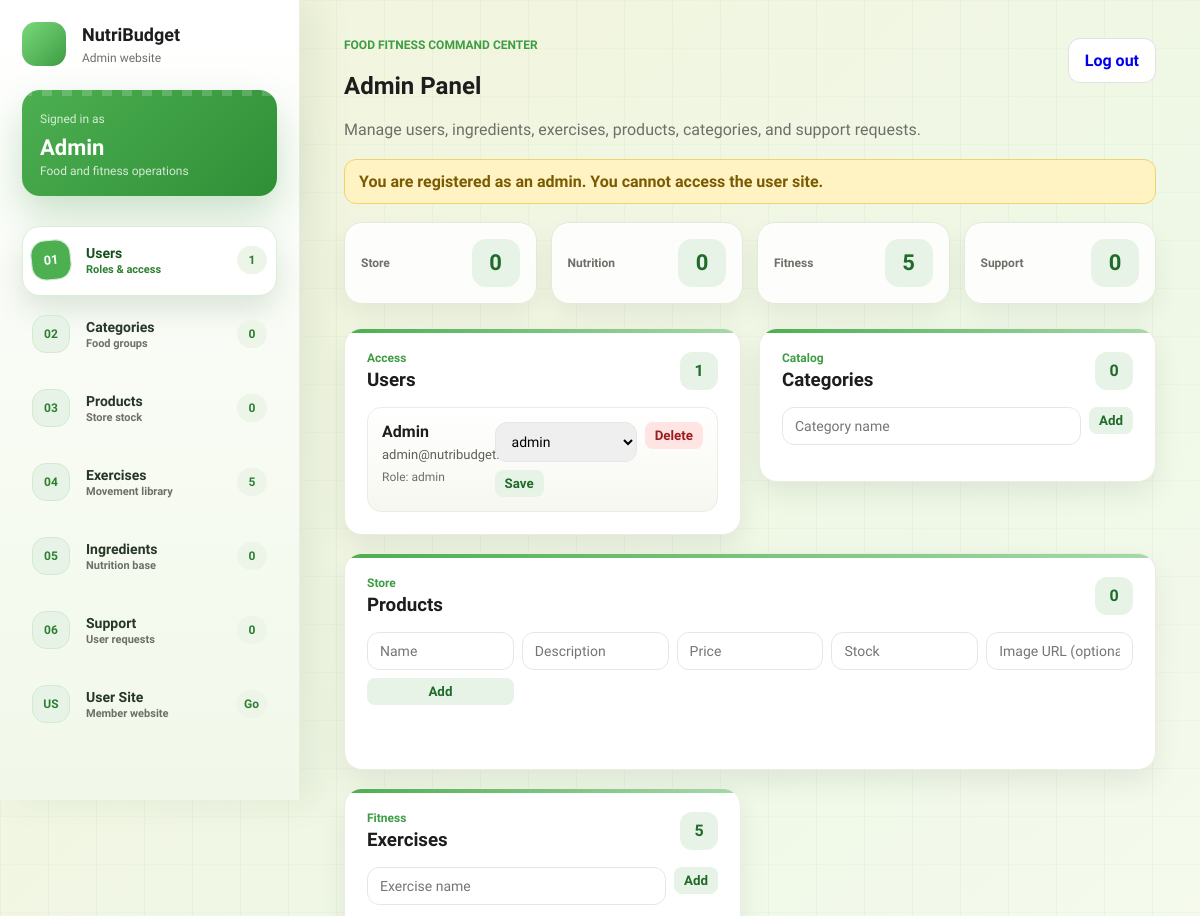
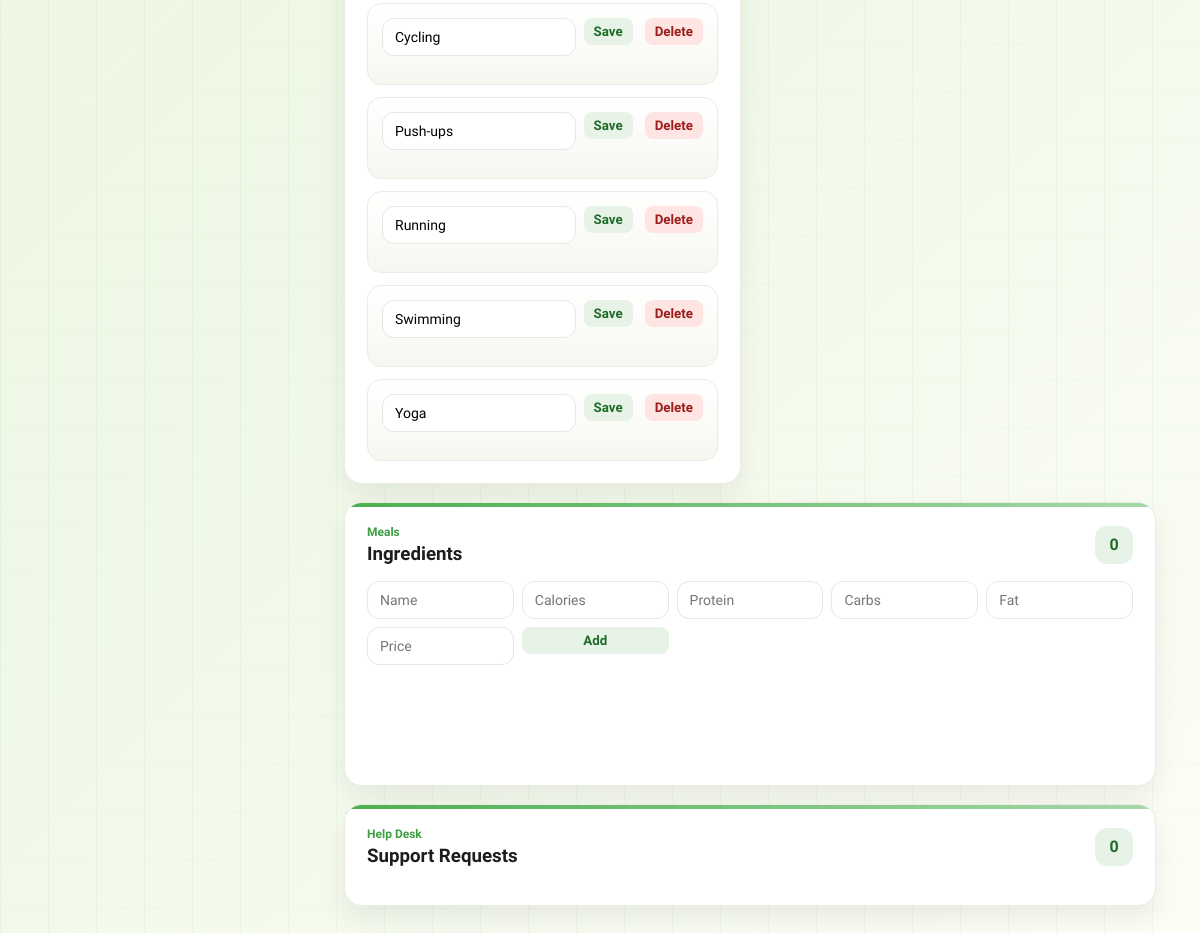
Page /view/admin/index.php?access_message=admin_cannot_user (signed in) on the committed database (2 pictures, top to bottom).
### tables this page shows
CREATE TABLE `user` (
  id INT AUTO_INCREMENT PRIMARY KEY,
  name VARCHAR(100) NOT NULL,
  email VARCHAR(150) NOT NULL UNIQUE,
  password VARCHAR(255) NOT NULL,
  role ENUM('admin','user') NOT NULL DEFAULT 'user'
);

CREATE TABLE exercise (
  id INT AUTO_INCREMENT PRIMARY KEY,
  name VARCHAR(150) NOT NULL
);

### Model/UserModel.php (called while the page is built, shortened)
<?php
class UserModel
{
    public function getById($id)
    {
        $db = config::getConnexion();
        $stmt = $db->prepare('SELECT * FROM user WHERE id = :id');
        $stmt->execute(['id' => $id]);
        return $stmt->fetch();
    }
    public function listUsers()
    {
        $db = config::getConnexion();
        return $db->query('SELECT id, name, email, role FROM user ORDER BY id DESC')->fetchAll();
    }
}
?>

### controller/UserC.php (called while the page is built, shortened)
<?php
require_once __DIR__ . '/../Model/UserModel.php';
class UserC
{
    private $model;
    public function __construct()
    {
        $this->model = new UserModel();
    }
    public function getById($id)
    {
        return $this->model->getById($id);
    }
    public function listUsers()
    {
        return $this->model->listUsers();
    }
}
?>

### controller/auth.php (called while the page is built, shortened)
<?php
require_once __DIR__ . '/UserC.php';
function refresh_current_user($loginPath = 'login.php')
{
    $userController = new UserC();
    $freshUser = $userController->getById((int) $_SESSION['user']['id']);
    return $freshUser;
}
function require_admin($loginPath = 'login.php', $fallbackPath = 'dashboard.php')
{
    $user = refresh_current_user($loginPath);
}
function access_notice()
{
    $message = $_GET['access_message'] ?? '';
    if ($message === 'admin_cannot_user') {
        return 'You are registered as an admin. You cannot access the user site.';
    }
    return '';
}
?>

### Model/ProductModel.php (called while the page is built, shortened)
<?php
class ProductModel
{
    public function listAll()
    {
        $db = config::getConnexion();
        return $db->query('SELECT * FROM product ORDER BY created_at DESC')->fetchAll();
    }
}
?>

### controller/ProductC.php (called while the page is built, shortened)
<?php
require_once __DIR__ . '/../Model/ProductModel.php';
class ProductC
{
    private $model;
    public function __construct()
    {
        $this->model = new ProductModel();
    }
    public function listAll()
    {
        return $this->model->listAll();
    }
}
?>

### controller/AdminPageController.php (called while the page is built, shortened)
<?php
require_once __DIR__ . '/UserC.php';
require_once __DIR__ . '/ProductC.php';
class AdminPageController
{
    public function handle($user, $redirectTo = 'admin.php')
    {
        $userController = new UserC();
        $ingredientController = new IngredientC();
        $supportController = new SupportC();
        $exerciseController = new ExerciseC();
        $productController = new ProductC();
        $categoryController = new CategoryC();
        $products = $productController->listAll();
        $productCategoryIds = [];
        return [
            'users' => $userController->listUsers(),
            'ingredients' => $ingredientController->listAll(),
            'requests' => $supportController->listAll(),
            'exercises' => $exerciseController->listExercises(),
            'products' => $products,
            'categories' => $categoryController->listAll(),
            'productCategoryIds' => $productCategoryIds
        ];
    }
}
?>

### Model/ExerciseModel.php (called while the page is built, shortened)
<?php
class ExerciseModel
{
    public function listExercises()
    {
        $db = config::getConnexion();
        return $db->query('SELECT * FROM exercise ORDER BY name')->fetchAll();
    }
}
?>

### controller/ExerciseC.php (called while the page is built, shortened)
<?php
require_once __DIR__ . '/../Model/ExerciseModel.php';
class ExerciseC
{
    private $model;
    public function __construct()
    {
        $this->model = new ExerciseModel();
    }
    public function listExercises()
    {
        return $this->model->listExercises();
    }
}
?>

### view/admin/index.php (the view, shortened to what this page needs)
<?php
require_once __DIR__ . '/../../controller/auth.php';
require_once __DIR__ . '/../../controller/AdminPageController.php';
require_admin('../login.php', '../dashboard.php');
$user = $_SESSION['user'];
$adminPageController = new AdminPageController();
[
  'users' => $users,
  'ingredients' => $ingredients,
  'requests' => $requests,
  'exercises' => $exercises,
  'products' => $products,
  'categories' => $categories,
  'productCategoryIds' => $productCategoryIds
] = $adminPageController->handle($user, 'index.php');
if (!function_exists('e')) {
  function e($value)
  {
    return htmlspecialchars((string) $value);
  }
}
?>
<!doctype html>
<html lang="en">
<head>
  <link rel="stylesheet" href="../styles.css" />
</head>
<body>
  <div class="app" data-view="admin">
    <main class="admin-layout">
      <aside class="admin-sidebar">
        <div class="admin-side-shell">
          <div class="brand small">
            <div class="brand-mark"></div>
            <div>
              <h1>NutriBudget</h1>
              <p>Admin website</p>
            </div>
          </div>
          <div class="admin-profile-card">
            <span>Signed in as</span>
            <strong><?= e($user['name']) ?></strong>
            <p>Food and fitness operations</p>
          </div>
          <nav class="admin-nav" aria-label="Admin sections">
            <a class="nav-link active" href="#users">
              <span class="nav-chip">01</span>
              <span class="nav-copy"><strong>Users</strong><small>Roles & access</small></span>
              <span class="nav-count"><?= count($users) ?></span>
            </a>
            <a class="nav-link" href="#categories">
              <span class="nav-chip">02</span>
              <span class="nav-copy"><strong>Categories</strong><small>Food groups</small></span>
              <span class="nav-count"><?= count($categories) ?></span>
            </a>
            <a class="nav-link" href="#products">
              <span class="nav-chip">03</span>
              <span class="nav-copy"><strong>Products</strong><small>Store stock</small></span>
              <span class="nav-count"><?= count($products) ?></span>
            </a>
            <a class="nav-link" href="#exercises">
              <span class="nav-chip">04</span>
              <span class="nav-copy"><strong>Exercises</strong><small>Movement library</small></span>
              <span class="nav-count"><?= count($exercises) ?></span>
            </a>
            <a class="nav-link" href="#ingredients">
              <span class="nav-chip">05</span>
              <span class="nav-copy"><strong>Ingredients</strong><small>Nutrition base</small></span>
              <span class="nav-count"><?= count($ingredients) ?></span>
            </a>
            <a class="nav-link" href="#support">
              <span class="nav-chip">06</span>
              <span class="nav-copy"><strong>Support</strong><small>User requests</small></span>
              <span class="nav-count"><?= count($requests) ?></span>
            </a>
            <a class="nav-link admin-portal-link" href="../access.php?target=user">
              <span class="nav-chip">US</span>
              <span class="nav-copy"><strong>User Site</strong><small>Member website</small></span>
              <span class="nav-count">Go</span>
            </a>
          </nav>
        </div>
      </aside>
      <section class="admin-content">
        <header class="page-head admin-head">
          <div>
            <p class="admin-kicker">Food fitness command center</p>
            <h2>Admin Panel</h2>
            <p>Manage users, ingredients, exercises, products, categories, and support requests.</p>
          </div>
          <a class="btn ghost" href="../logout.php">Log out</a>
        </header>
        <?php if ($notice = access_notice()): ?>
          <div class="access-alert"><?= e($notice) ?></div>
        <?php endif; ?>
        <div class="admin-signal-row">
          <a class="admin-signal" href="#products">
            <span>Store</span>
            <strong><?= count($products) ?></strong>
          </a>
          <a class="admin-signal" href="#ingredients">
            <span>Nutrition</span>
            <strong><?= count($ingredients) ?></strong>
          </a>
          <a class="admin-signal" href="#exercises">
            <span>Fitness</span>
            <strong><?= count($exercises) ?></strong>
          </a>
          <a class="admin-signal" href="#support">
            <span>Support</span>
            <strong><?= count($requests) ?></strong>
          </a>
        </div>
        <div class="admin-grid">
          <section class="admin-panel" id="users">
            <div class="admin-panel-head">
              <div>
                <p>Access</p>
                <h3>Users</h3>
              </div>
              <span><?= count($users) ?></span>
            </div>
            <div class="admin-list">
              <?php foreach ($users as $u): ?>
                <article class="admin-item">
                  <div class="admin-item-main">
                    <h4><?= e($u['name']) ?></h4>
                    <p><?= e($u['email']) ?></p>
                    <div class="meta"><span>Role: <?= e($u['role']) ?></span></div>
                  </div>
                  <div class="admin-actions">
                    <form method="post" class="admin-inline">
                      <select name="role">
                        <option value="admin" <?= $u['role'] === 'admin' ? 'selected' : '' ?>>admin</option>
                      </select>
                      <button class="icon-btn" type="submit">Save</button>
                    </form>
                    <form method="post">
                      <button class="icon-btn danger" type="submit">Delete</button>
                    </form>
                  </div>
                </article>
              <?php endforeach; ?>
            </div>
          </section>
          <section class="admin-panel" id="categories">
            <div class="admin-panel-head">
              <div>
                <p>Catalog</p>
                <h3>Categories</h3>
              </div>
              <span><?= count($categories) ?></span>
            </div>
            <form method="post" class="admin-form compact" novalidate>
              <input type="text" name="c_name" placeholder="Category name" />
              <button class="icon-btn" type="submit">Add</button>
            </form>
          </section>
          <section class="admin-panel wide" id="products">
            <div class="admin-panel-head">
              <div>
                <p>Store</p>
                <h3>Products</h3>
              </div>
              <span><?= count($products) ?></span>
            </div>
            <form method="post" class="admin-form grid-form" id="product-form" novalidate>
              <input type="text" name="p_name" id="p-name" placeholder="Name" />
              <input type="text" name="p_description" id="p-description" placeholder="Description" />
              <input type="text" name="p_price" id="p-price" placeholder="Price" />
              <input type="text" name="p_stock" id="p-stock" placeholder="Stock" />
              <input type="text" name="p_image_url" id="p-image" placeholder="Image URL (optional)" />
              <button class="icon-btn" type="submit">Add</button>
              <small class="error" data-error-for="p-name"></small>
              <small class="error" data-error-for="p-description"></small>
              <small class="error" data-error-for="p-price"></small>
              <small class="error" data-error-for="p-stock"></small>
            </form>
          </section>
          <section class="admin-panel" id="exercises">
            <div class="admin-panel-head">
              <div>
                <p>Fitness</p>
                <h3>Exercises</h3>
              </div>
              <span><?= count($exercises) ?></span>
            </div>
            <form method="post" class="admin-form compact" novalidate>
              <input type="text" name="name" placeholder="Exercise name" />
              <button class="icon-btn" type="submit">Add</button>
            </form>
            <div class="admin-list">
              <?php foreach ($exercises as $ex): ?>
                <article class="admin-item">
                  <form method="post" class="admin-form compact" novalidate>
                    <input type="text" name="name" value="<?= e($ex['name']) ?>" />
                    <button class="icon-btn" type="submit">Save</button>
                  </form>
                  <form method="post">
                    <button class="icon-btn danger" type="submit">Delete</button>
                  </form>
                </article>
              <?php endforeach; ?>
            </div>
          </section>
          <section class="admin-panel wide" id="ingredients">
            <div class="admin-panel-head">
              <div>
                <p>Meals</p>
                <h3>Ingredients</h3>
              </div>
              <span><?= count($ingredients) ?></span>
            </div>
            <form method="post" class="admin-form grid-form" id="ingredient-form" novalidate>
              <input type="text" name="name" id="ing-name" placeholder="Name" required minlength="2" maxlength="80" />
              <input type="number" name="calories" id="ing-calories" placeholder="Calories" required min="0" max="5000" step="1" />
              <input type="number" name="protein" id="ing-protein" placeholder="Protein" required min="0" max="1000" step="0.01" />
              <input type="number" name="carbs" id="ing-carbs" placeholder="Carbs" required min="0" max="1000" step="0.01" />
              <input type="number" name="fat" id="ing-fat" placeholder="Fat" required min="0" max="1000" step="0.01" />
              <input type="number" name="price" id="ing-price" placeholder="Price" required min="0" max="999999" step="0.01" />
              <button class="icon-btn" type="submit">Add</button>
              <small class="error" data-error-for="ing-name"></small>
              <small class="error" data-error-for="ing-calories"></small>
              <small class="error" data-error-for="ing-protein"></small>
              <small class="error" data-error-for="ing-carbs"></small>
              <small class="error" data-error-for="ing-fat"></small>
              <small class="error" data-error-for="ing-price"></small>
            </form>
          </section>
          <section class="admin-panel wide" id="support">
            <div class="admin-panel-head">
              <div>
                <p>Help Desk</p>
                <h3>Support Requests</h3>
              </div>
              <span><?= count($requests) ?></span>
            </div>
          </section>
        </div>
      </section>
    </main>
  </div>
</body>
</html>

### rows in the picture
user: name "Admin", email "admin@nutribudget.com", role "admin"
exercise: name "Cycling"
exercise: name "Push-ups"
exercise: name "Running"
exercise: name "Swimming"
exercise: name "Yoga"

### other values in the picture
count($users) "1"
count($categories) "0"
count($products) "0"
count($exercises) "5"
count($ingredients) "0"
count($requests) "0"
$notice "You are registered as an admin. You cannot access the user site."
